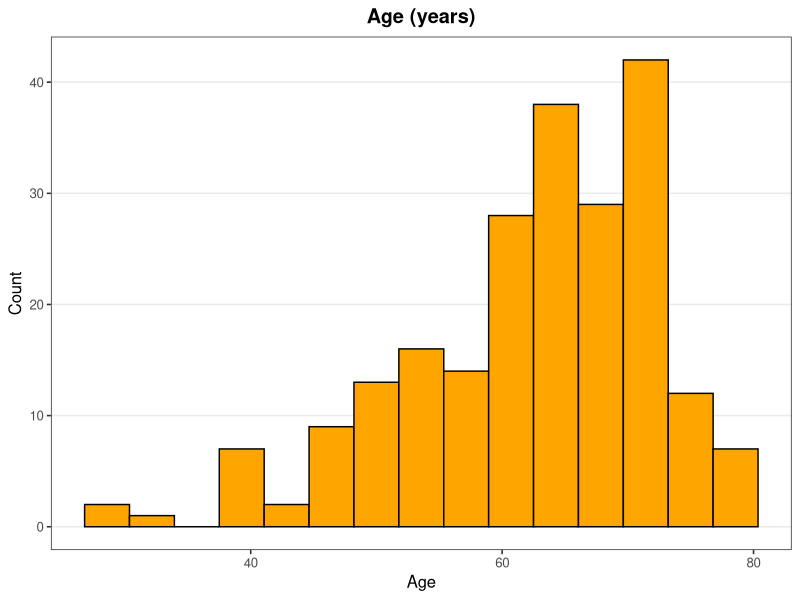
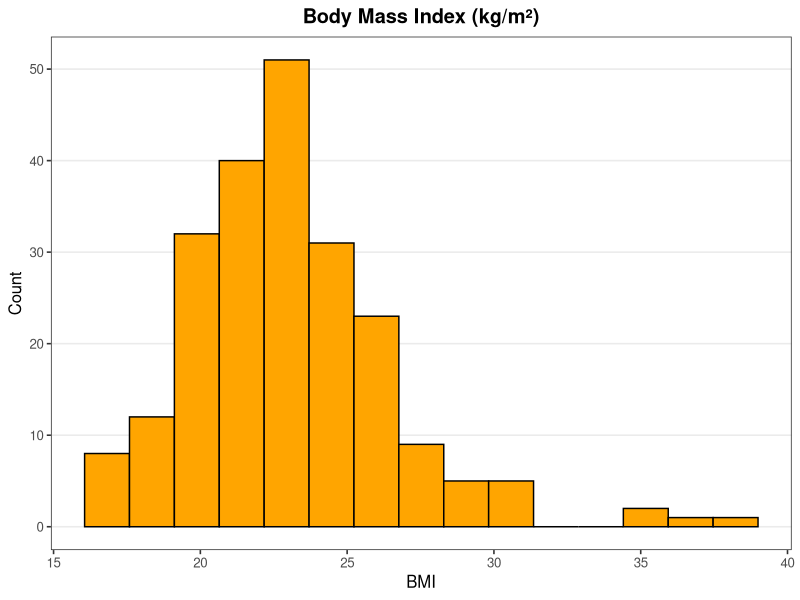
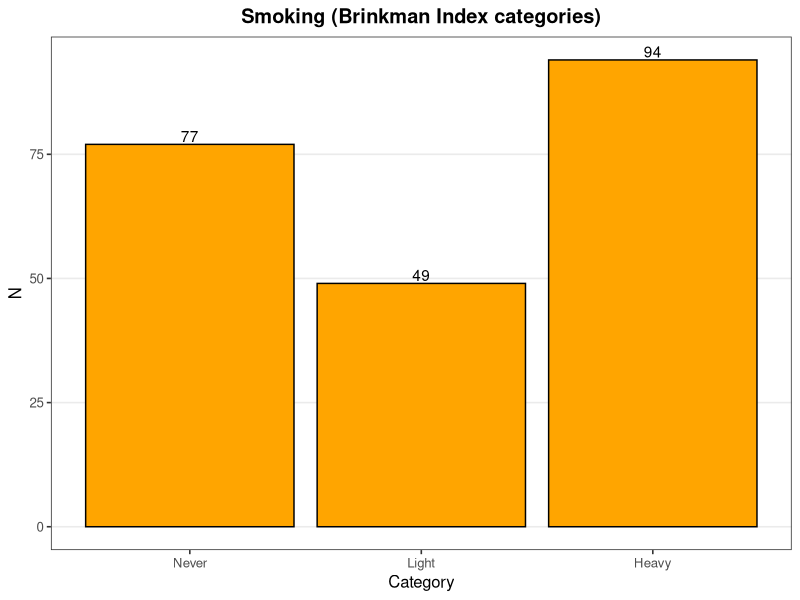
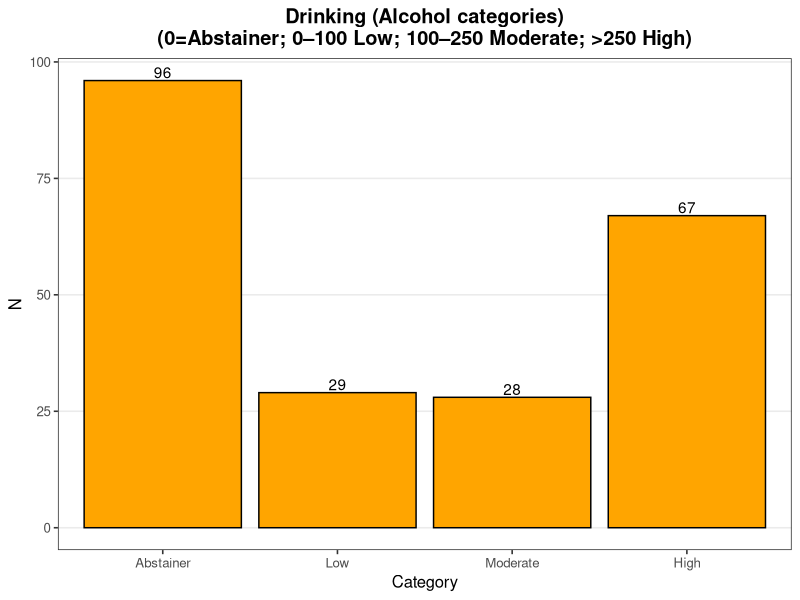
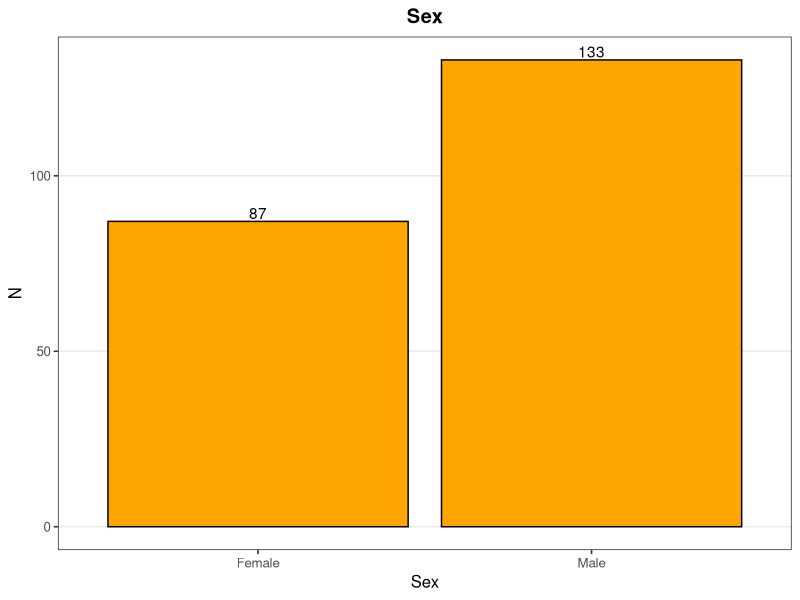
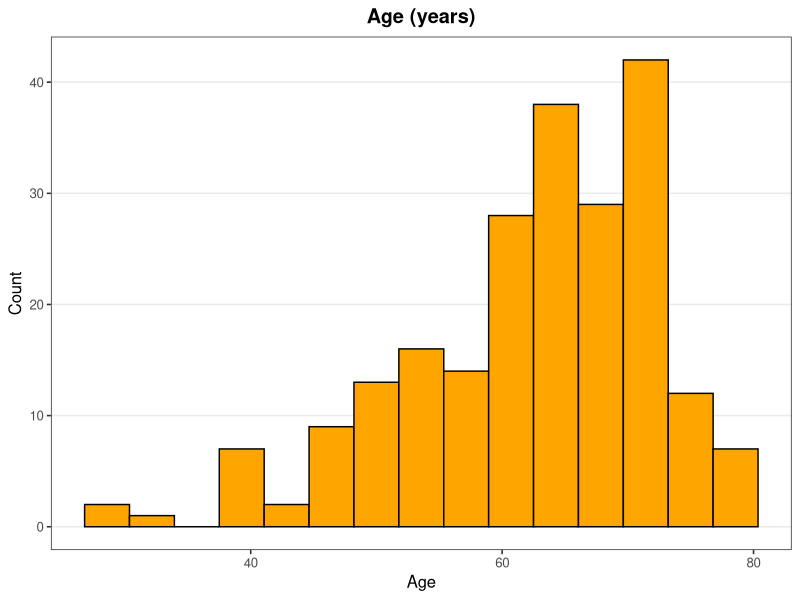
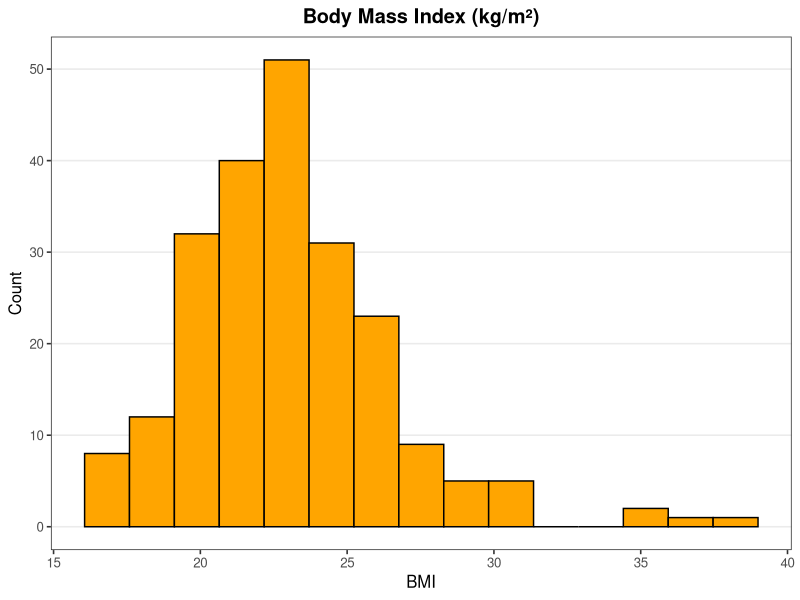
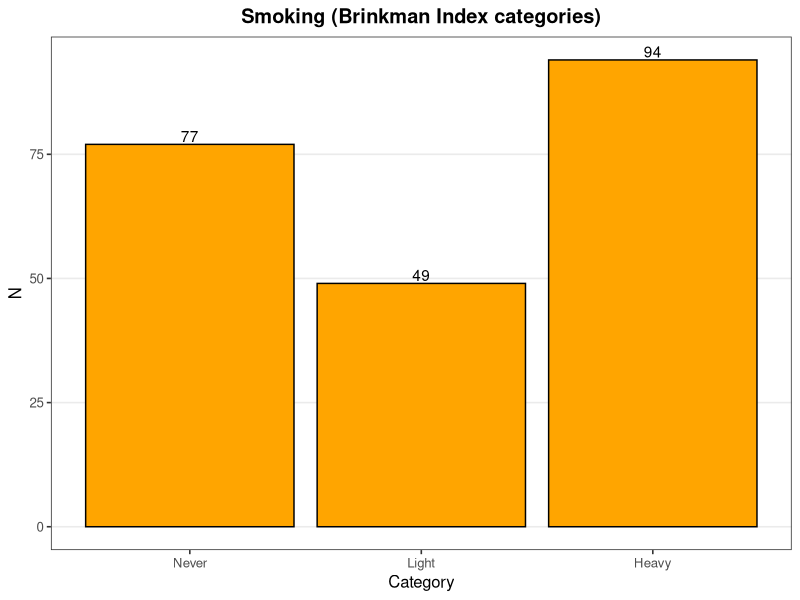

Generate these figures, in order, with R:
library(readr)
library(dplyr)
library(ggplot2)
library(stringr)
setwd("U:/BMASTER/Data raw/Yachida_BMASTER")
# ---- Load & coerce ----
df <- read_csv("meta_used.csv", show_col_types = FALSE) |>
  mutate(
    Age            = suppressWarnings(as.numeric(Age)),
    BMI            = suppressWarnings(as.numeric(BMI)),
    `Brinkman.Index` = suppressWarnings(as.numeric(`Brinkman.Index`)),
    Alcohol        = suppressWarnings(as.numeric(Alcohol))
  )

# ---- Categories (same thresholds as before) ----
smoking_cat <- function(x){
  ifelse(is.na(x), NA_character_,
         ifelse(x <= 0, "Never",
                ifelse(x < 400, "Light", "Heavy")))
}
drinking_cat <- function(x){
  ifelse(is.na(x), NA_character_,
         ifelse(x <= 0, "Abstainer",
                ifelse(x <= 100, "Low",
                       ifelse(x <= 250, "Moderate", "High"))))
}

df <- df |>
  mutate(
    Smoking.Category  = factor(smoking_cat(`Brinkman.Index`),
                               levels = c("Never","Light","Heavy")),
    Drinking.Category = factor(drinking_cat(Alcohol),
                               levels = c("Abstainer","Low","Moderate","High")),
    Gender            = str_to_title(as.character(Gender))
  )

# ---- Style helper (takes a ggplot object 'p') ----
finalize_plot <- function(p, title, xlab = NULL, ylab = NULL) {
  p +
    ggplot2::ggtitle(title) +
    ggplot2::labs(x = xlab, y = ylab) +
    ggplot2::theme_bw(base_size = 12) +
    ggplot2::theme(
      plot.title = ggplot2::element_text(hjust = 0.5, face = "bold"),
      panel.grid.major.x = ggplot2::element_blank(),
      panel.grid.minor.x = ggplot2::element_blank(),
      panel.grid.minor.y = ggplot2::element_blank()
    )
}

save_plot <- function(p, filename, w = 6, h = 4, dpi = 300) {
  ggsave(filename, p, width = w, height = h, dpi = dpi)
  print(p)
}

# ---- 1) Age ----
age <- df |> filter(!is.na(Age)) |> pull(Age)
bins_age <- min(20, max(8, floor(sqrt(length(age)) + 1)))
p_age <- ggplot(df, aes(x = Age)) +
  geom_histogram(bins = bins_age, color = "black", fill = "orange")
p_age <- finalize_plot(p_age, "Age (years)", "Age", "Count")
save_plot(p_age, "Supp_fig_age_hist.png")

# ---- 2) BMI ----
bmi <- df |> filter(!is.na(BMI)) |> pull(BMI)
bins_bmi <- min(20, max(8, floor(sqrt(length(bmi)) + 1)))
p_bmi <- ggplot(df, aes(x = BMI)) +
  geom_histogram(bins = bins_bmi, color = "black", fill = "orange")
p_bmi <- finalize_plot(p_bmi, "Body Mass Index (kg/m²)", "BMI", "Count")
save_plot(p_bmi, "Supp_fig_bmi_hist.png")

# ---- 3) Smoking ----
smk_counts <- df |>
  count(Smoking.Category, .drop = FALSE) |>
  mutate(Smoking.Category = factor(Smoking.Category, levels = c("Never","Light","Heavy")))
p_smk <- ggplot(smk_counts, aes(x = Smoking.Category, y = n)) +
  geom_col(color = "black", fill = "orange") +
  geom_text(aes(label = n), vjust = -0.2)
p_smk <- finalize_plot(p_smk, "Smoking (Brinkman Index categories)", "Category", "N")
save_plot(p_smk, "Supp_fig_smoking_bar.png")

# ---- 4) Drinking ----
drk_counts <- df |>
  count(Drinking.Category, .drop = FALSE) |>
  mutate(Drinking.Category = factor(Drinking.Category,
                                    levels = c("Abstainer","Low","Moderate","High")))
title_drink <- "Drinking (Alcohol categories)\n(0=Abstainer; 0–100 Low; 100–250 Moderate; >250 High)"
p_drk <- ggplot(drk_counts, aes(x = Drinking.Category, y = n)) +
  geom_col(color = "black", fill = "orange") +
  geom_text(aes(label = n), vjust = -0.2)
p_drk <- finalize_plot(p_drk, title_drink, "Category", "N")
save_plot(p_drk, "Supp_fig_drinking_bar.png")

# ---- 5) Sex ----
sex_counts <- df |> mutate(Gender = factor(Gender)) |> count(Gender)
p_sex <- ggplot(sex_counts, aes(x = Gender, y = n)) +
  geom_col(color = "black", fill = "orange") +
  geom_text(aes(label = n), vjust = -0.2)
p_sex <- finalize_plot(p_sex, "Sex", "Sex", "N")
save_plot(p_sex, "Supp_fig_sex_bar.png")
